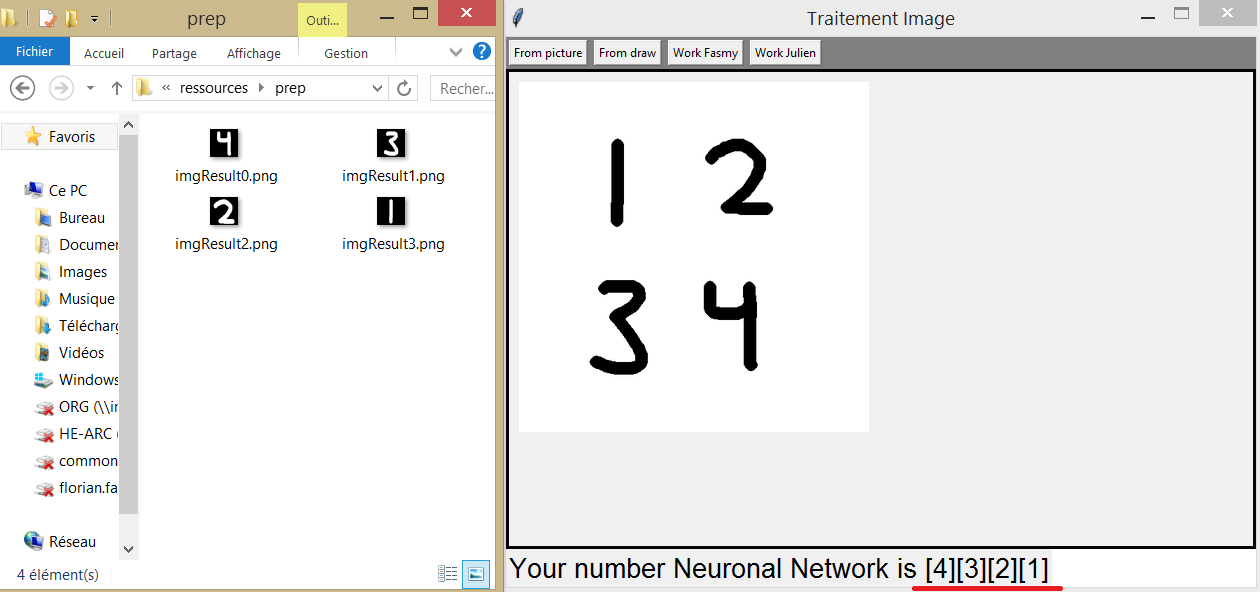
#> input picture img rapport/res.png, 1260 x 592 px
$ python -i Preprocessing.py   (imports and definitions only)   (older library calls are emulated)
#> lines starting #> are read from the running program, lines starting #| are printed output that depends on the picture; after the words box and inside, x2 and y2 are one past the last pixel; in counts of white or black regions, pixels touching at a corner belong together
#> in preprocess, image is the input picture: shape (592, 1260, 3); mean B, G, R 231.6, 232.9, 233.5
##########################################
# https://docs.opencv.org/3.1.0/dd/d49/tutorial_py_contour_features.html
# https://www.pyimagesearch.com/2017/02/13/recognizing-digits-with-opencv-and-python/
import numpy as np
import cv2
from skimage.feature import hog

def resize(img, size):
    resImg = cv2.resize(img, (size, size), interpolation=cv2.INTER_AREA)
    return resImg


def show(img, title):
    print("Image :", img.shape)
    cv2.imshow(title, img)
    cv2.waitKey(0)


def save(img, path):
    cv2.imwrite(path, img)
    cv2.destroyAllWindows()
    print("Saved image")


def extract(image, type):

    #show(image, "Normal")
    # Convert to grayscale and apply Gaussian filtering
#> called with type = 'FASMY'
    gray = cv2.cvtColor(image, cv2.COLOR_BGR2GRAY)
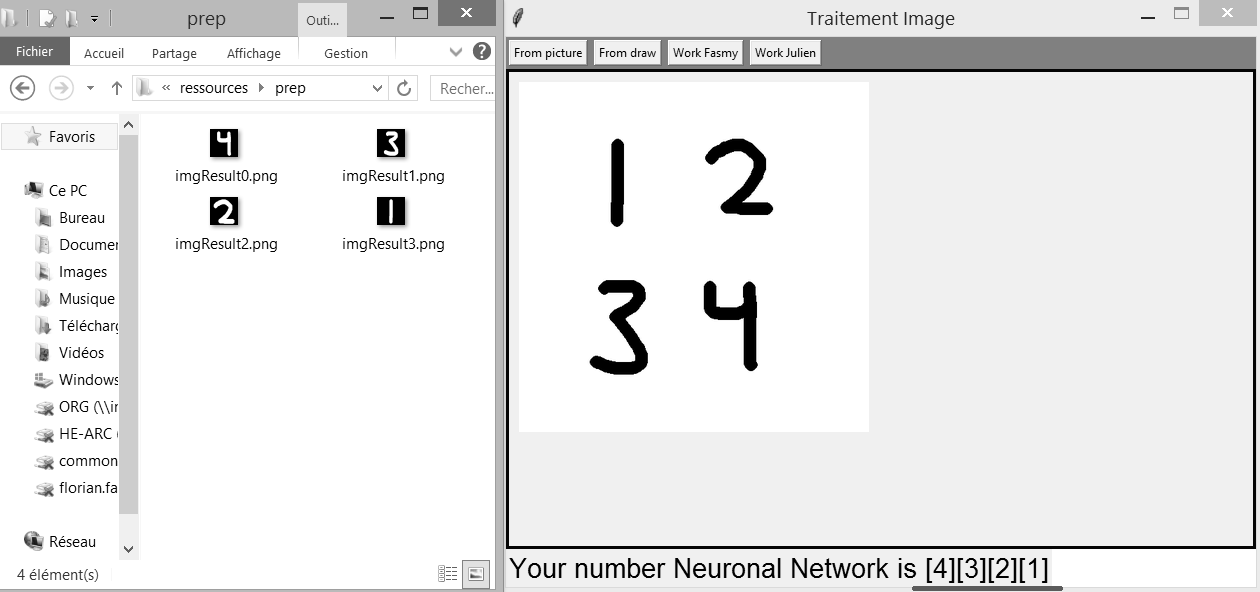
#> gray: shape (592, 1260); min 0, max 255, mean 232.9
    gray = cv2.GaussianBlur(gray, (5, 5), 0)

    #show(gray, 'gray')

    # Threshold the image
    # for segmenting the number, OTSU for image in rgb
    ret, img_thresh = cv2.threshold(gray, 0, 255, cv2.THRESH_BINARY_INV | cv2.THRESH_OTSU)
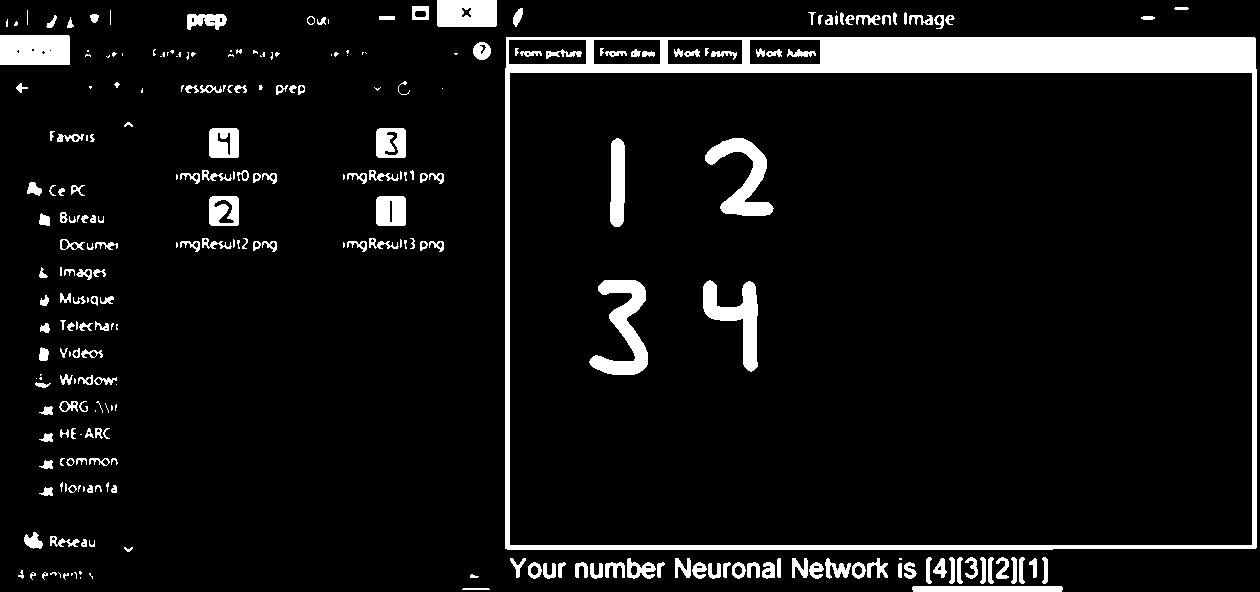
#> img_thresh: shape (592, 1260); 7.9% white; 272 white regions (84 under 20 px)
#> ret = 175
    #show(img_thresh, 'img_thresh')
    # it's too low gray, doesn't work
    # Find contours in the image
    black, ctrs, hier = cv2.findContours(img_thresh.copy(), cv2.RETR_EXTERNAL, cv2.CHAIN_APPROX_SIMPLE)
#> ctrs = 254 contours, 116 with area under 20; largest, box (x1, y1, x2, y2) and area: (505, 37, 1257, 550) 384244, (0, 35, 70, 65) 2000, (437, 0, 497, 27) 1533, (376, 196, 406, 226) 832, (209, 196, 239, 226) 832
    #show(black, 'black')

    # Get rectangles contains each contour
    rects = [cv2.boundingRect(ctr) for ctr in ctrs]
#> rects = 254 items, first 6: (462, 588, 28, 2), (912, 586, 151, 6), (80, 577, 1, 2), (470, 574, 9, 4), (89, 573, 4, 6), (71, 573, 2, 3)
    i = 0
    for rect in rects:
         cv2.rectangle(image, (rect[0], rect[1]), (rect[0] + rect[2], rect[1] + rect[3]), (0, 0, 255), 3)
         #show(image, 'rect')
         # Make the rectangular region around the digit
         length = int(rect[3] * 1.2)
         x = int(rect[1] + rect[3] // 2 - length // 2)
         y = int(rect[0] + rect[2] // 2 - length // 2)

         if x>=800:
            x=799
         elif x<=0:
            x=1

         if y>=800:
            y=799
         elif y<=0:
            y=1


         #extractedImg = img_thresh[rect[1]:(rect[1]+rect[3]), rect[0]:(rect[0]+rect[3])]
         extractedImg = img_thresh[x:(x+length), y:(y+length)]
         # Resize the image
         extractedImg = resize(extractedImg, 28)
         extractedImg = cv2.dilate(extractedImg, (3, 3))

         if type == 'JULIEN':
             extractedImg = cv2.bitwise_not(extractedImg)
             #show(extractedImg, 'JULIEN')

         save(extractedImg,"ressources/prep/imgResult"+str(i)+".png")
         i = i+1
#> this loop made 254 passes
#> (rect, length, extractedImg) on passes 1, 3, 6, 34: ((462, 588, 28, 2), 2, [[255, 255], [255, 255]]), ((80, 577, 1, 2), 2, [[0, 255], [0, 255]]), ((71, 573, 2, 3), 3, [[255, 255, 0], [255, 255, 0], [255, 0, 0]]), ((899, 558, 3, 2), 2, [[0, 0], [0, 0]])
#> (rect, length) on passes 2, 4, 5, 7, 8, 9: ((912, 586, 151, 6), 7), ((470, 574, 9, 4), 4), ((89, 573, 4, 6), 7), ((63, 573, 6, 7), 8), ((74, 572, 3, 7), 8), ((58, 572, 3, 6), 7)
#| Saved image
#| Saved image
#| Saved image
#| Saved image
#| Saved image
#| Saved image
#| Saved image
#| Saved image
#> (further printed lines are left out)
#> pass 3, in resize (call 3), `resImg = cv2.resize(img, (size, size), interpolation=cv2.INTER_AREA)`:
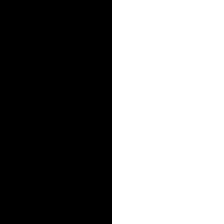
#> resImg: shape (28, 28) (shown 8 times larger); 50% white; 1 white region, box (x1, y1, x2, y2) and area: (14, 0, 28, 28) 392
#> after the loop:
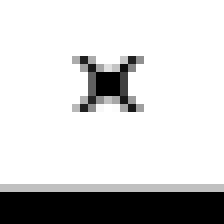
#> extractedImg: shape (28, 28) (shown 8 times larger); min 0, max 255, mean 207.7
#> after the loop:
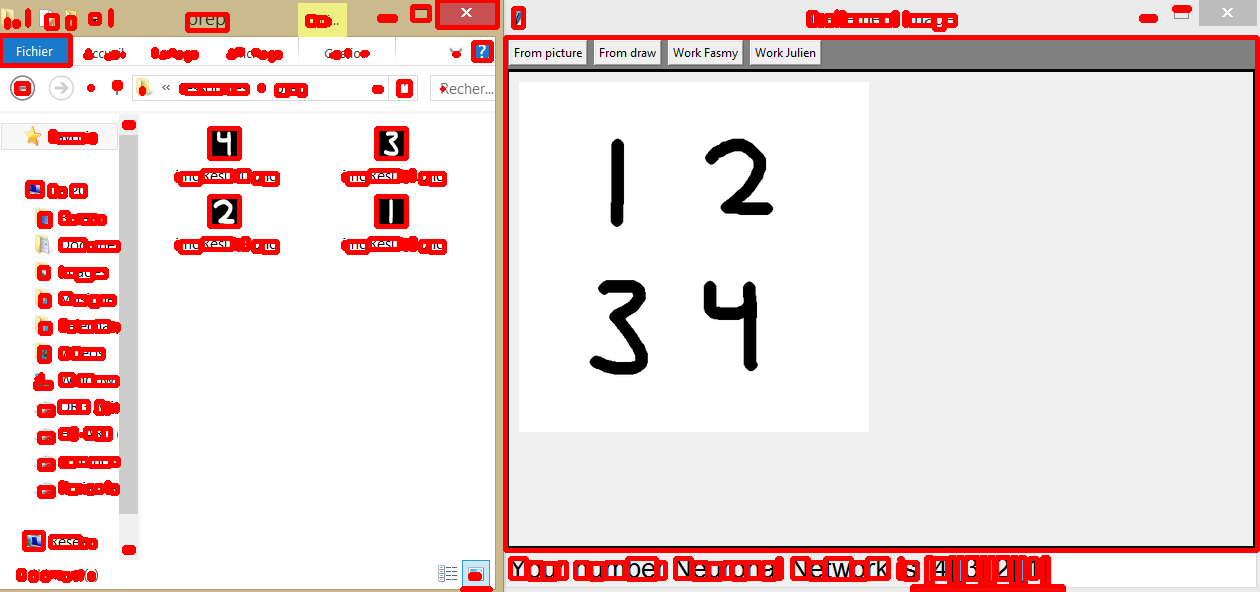
#> image: shape (592, 1260, 3); 7.27% of pixels changed, all inside (x1, y1, x2, y2) = (0, 0, 1260, 592)
#> after the loop, i = 254


def preprocess(filename, type='FASMY'):
    image = cv2.imread(filename)
    extract(image, type)


# __name__ == "__main__":
#    name = "test"
#    filename = "../ressources/" + name + ".png "
#    preprocess(filename)

>>> result = preprocess('../img rapport/res.png')
